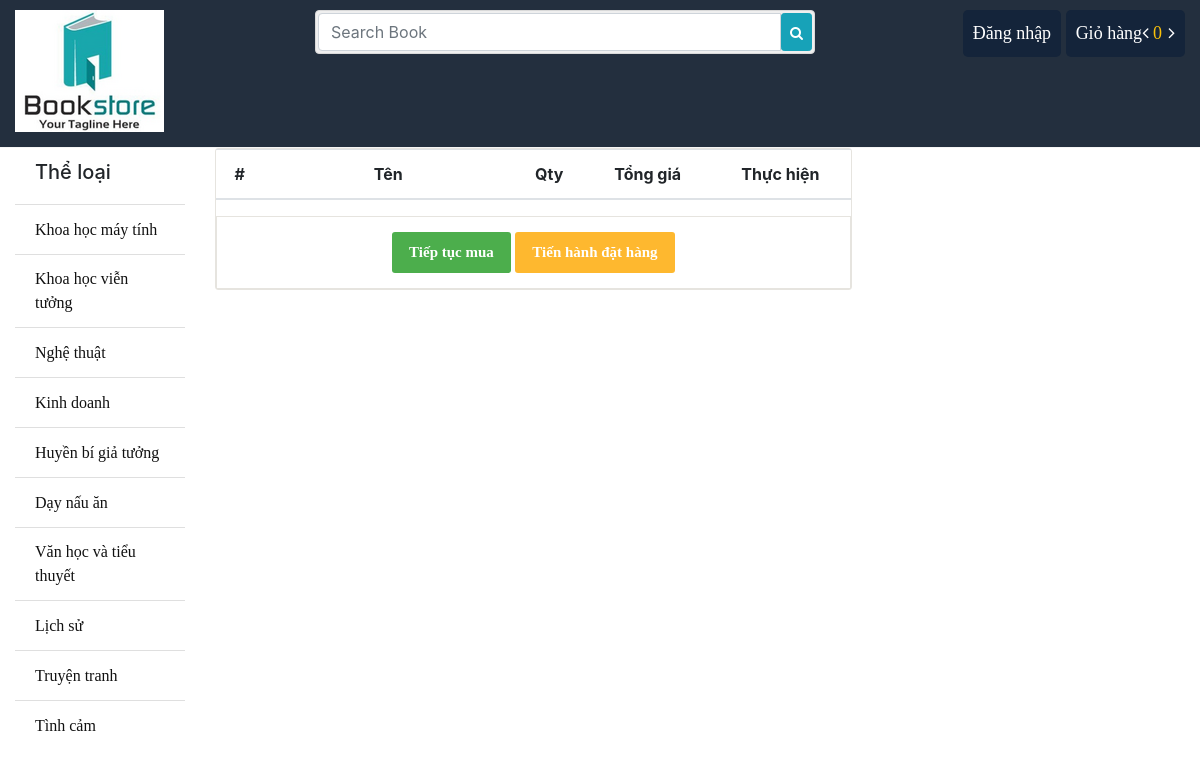
Page /cart/ on the committed database.
### store/models.py (models this page shows, shortened)
class Category(models.Model):
	name = models.CharField(max_length = 100)
	slug = models.SlugField(max_length = 150, unique=True ,db_index=True)
	icon = models.FileField(upload_to = "category/")
	create_at = models.DateTimeField(auto_now_add = True)
	updated_at = models.DateTimeField(auto_now_add = True)

### cart/views.py (the view)
# urls.py: path('', views.cart_details, name='cart_details'),
def cart_details(request):
	cart = Cart(request)
	context = {
		"cart": cart,
	}
	return render(request, 'cart/cart.html', context)

### cart/cart.py (called while the page is built)
    def __len__(self):
        return sum(item['quantity'] for item in self.cart.values())

### store/context_processors.py (called while the page is built)
def sidebar(request):
	categories = Category.objects.all()
	context = {
		"cat":categories
	}
	return context

def cart(request):
	cart = Cart(request)
	context = {
		"cart": cart
	}
	return context

### cart/templates/cart/cart.html (shortened to what this page needs)
{% extends 'store/base.html' %}
			{% block container %}
			<div class="row">
				<div class="col-sm-8">
					<div class="cart_info">
					    <table class="table table-hover">
					        <thead class="text-center">
					            <tr>
					                <th scope="col">#</th>
					                <th scope="col" style="width: 250px">Tên</th>
					                <th scope="col" style="width: 250">Qty</th>
					                <th scope="col">Tổng giá</th>
					                <th scope="col">Thực hiện</th>
					            </tr>
					        </thead>
					    </table>
						<div class="continue_or_next text-center">
							<a href="{% url 'store:index' %}" class="btn _to_shope">Tiếp tục mua</a>
							<a href="{% url 'order:order_create' %}" class="btn _to_continue">Tiến hành đặt hàng</a>
						</div>
					</div>
				</div>
				<div class="col-sm-4" id="abc">
				</div>
			</div>
			{% endblock %}

### store/templates/store/bin/sidebar.html
			<ul class="list-group list-group-flush">
				<li class="list-group-item"><h5>Thể loại</h5></li>
				{% for p in cat %}
				<li class="list-group-item"><a href="{% url 'store:category' id=p.id %}">{{p.name}}</a></li>
				{% endfor %}
			</ul>

### store/static/css/style.css (style rules this page uses)
.titleheader > h3, a { font-family: "Times New Roman", Times, serif; display: inline-block; }
ul li { list-style: none; }
.list-group li a { color: #111; }
.cart_info { border: 1px solid #E6E4DF; border-radius: 3px; margin-bottom: 20px; }
.continue_or_next { border: 1px solid #E6E4DF; padding-top:15px; }
._to_shope, ._to_continue { background: #4cae4c; background-image: none; border: 0 none; border-radius: 3px; color: #FFFFFF; font-size: 15px; margin-bottom: 15px !important; display: inline-block; padding: 9px 16px; font-weight: bold; line-height: 1.428571429; text-align: center; white-space: nowrap; vertical-align: middle; cursor: pointer; background-image: none; border: 1px solid transparent; -webkit-user-select: none; -moz-user-select: none; -ms-user-select: none; -o-user-select: none; user-select: none; }
._to_continue { background: #FEB82F; }

### rows in the picture
Category: name "Khoa học máy tính"
Category: name "Khoa học viễn tưởng"
Category: name "Nghệ thuật"
Category: name "Kinh doanh"
Category: name "Huyền bí giả tưởng"
Category: name "Dạy nấu ăn"
Category: name "Văn học và tiểu thuyết"
Category: name "Lịch sử"
Category: name "Truyện tranh"
Category: name "Tình cảm"

### other values in the picture
{{ cart|length }} "0"
